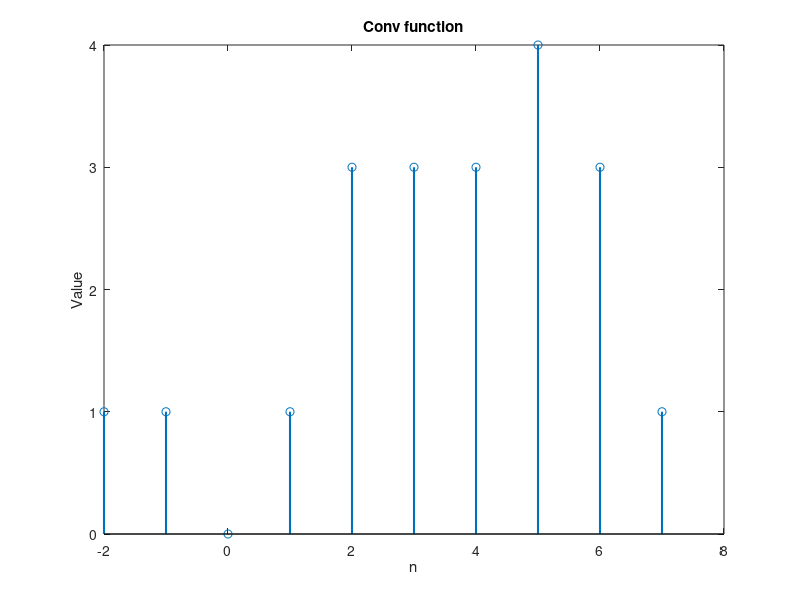

This figure's MATLAB source:
x=[1,0,-1,1,2,1];
n1=[-2,-1,0,1,2,3];
h=[1,1,1,1,1];
n2=[0,1,2,3,4];
nmin=min(min(n1),min(n2));
nx=length(x);
nh=length(h);
n=nmin:nx+nh+nmin-2;

y_conv=conv(x,h);

stem(n,y_conv,'Linewidth',1.5)
xlabel('n')
ylabel('Value')
title('Conv function')
